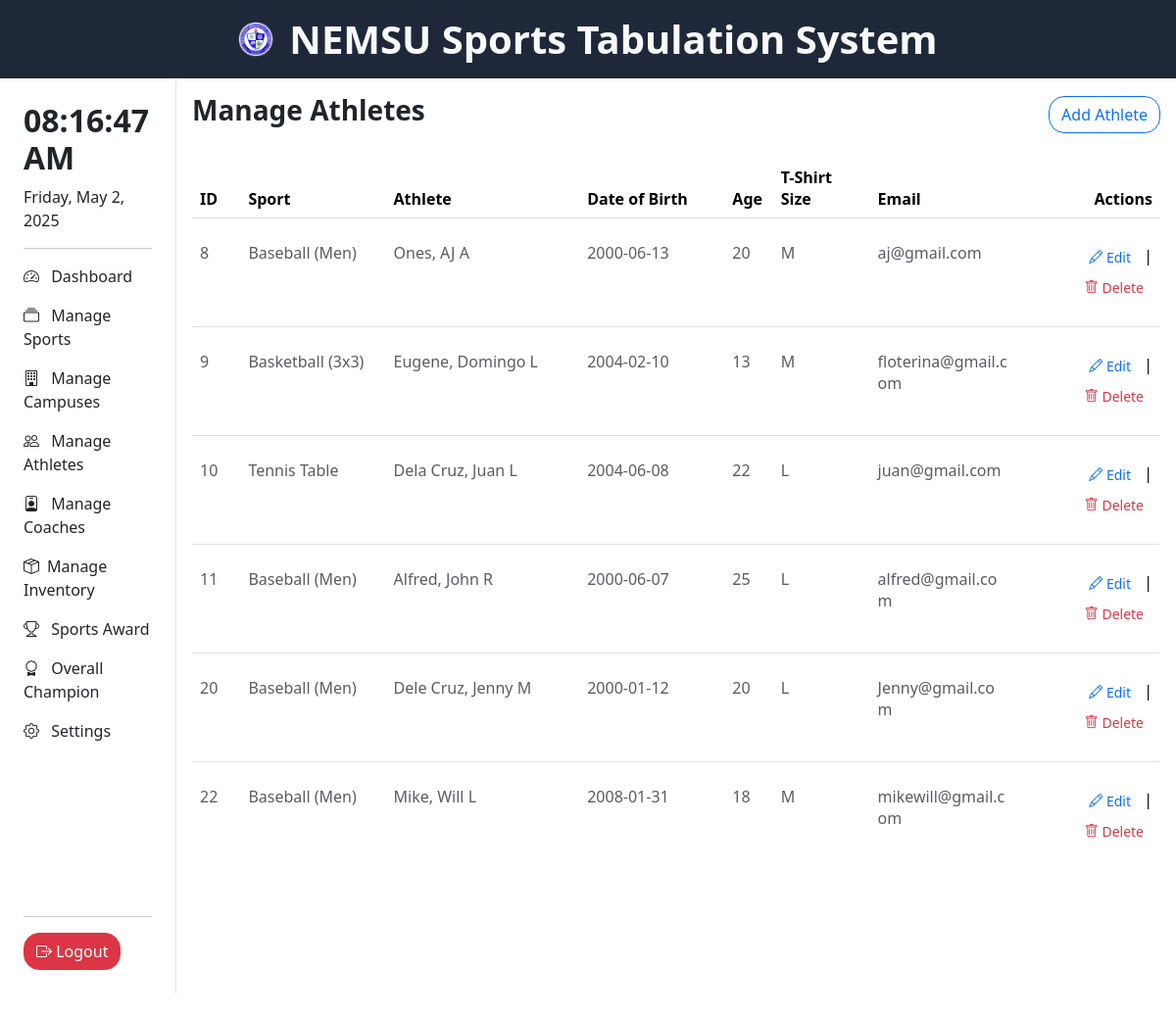
The page /pages/manage_athletes.php (signed in) on the database its author committed.
### tables this page shows
CREATE TABLE `athletes` (
  `id` int(11) NOT NULL,
  `sport_id` int(11) DEFAULT NULL,
  `last_name` varchar(100) DEFAULT NULL,
  `first_name` varchar(100) DEFAULT NULL,
  `middle_initial` char(1) DEFAULT NULL,
  `date_of_birth` date DEFAULT NULL,
  `age` int(11) DEFAULT NULL,
  `t_shirt_size` varchar(5) DEFAULT NULL,
  `email` varchar(100) DEFAULT NULL
);

CREATE TABLE `sports` (
  `id` int(11) NOT NULL,
  `name` varchar(255) NOT NULL,
  `description` varchar(500) NOT NULL
);

### pages/manage_athletes.php (the view, shortened to what this page needs)
<html lang="en">
<head>
    <?php include '../header.php'; ?>
</head>
<body>
    <div>
        <?php include 'head_nav.php'; ?>
        <div style="height: 90vh;" class="d-flex flex-row">
            <div style="width: 15%">
                <?php include 'navigation.php'; ?>
            </div>
            <div style="width: 85%">
                <div class="container p-3">
                <div class="d-flex justify-content-between align-items-center mb-4">
                    <h3 class="fw-bold">Manage Athletes</h3>
                    <button type="button" class="btn rounded-4 btn-outline-primary" data-bs-toggle="modal" data-bs-target="#addAthleteModal">
                        Add Athlete
                    </button>
                </div>
                <div style="overflow-y: auto; max-height: 70vh;">
                    <table class="table">
                        <thead>
                            <tr>
                                <th style="width: 5%;"><a href="?sort=id&order=<?php echo (isset($_GET['sort']) && $_GET['sort'] == 'id' && (!isset($_GET['order']) || $_GET['order'] == 'asc')) ? 'desc' : 'asc'; ?>" class="text-decoration-none text-black">ID </a></th>
                                <th style="width: 15%;"><a href="?sort=sport_id&order=<?php echo (isset($_GET['sort']) && $_GET['sort'] == 'sport_id' && (!isset($_GET['order']) || $_GET['order'] == 'asc')) ? 'desc' : 'asc'; ?>" class="text-decoration-none text-black">Sport </a></th>
                                <th style="width: 20%;"><a href="?sort=athlete_name&order=<?php echo (isset($_GET['sort']) && $_GET['sort'] == 'athlete_name' && (!isset($_GET['order']) || $_GET['order'] == 'asc')) ? 'desc' : 'asc'; ?>" class="text-decoration-none text-black">Athlete </a></th>
                                <th style="width: 15%;"><a href="?sort=date_of_birth&order=<?php echo (isset($_GET['sort']) && $_GET['sort'] == 'date_of_birth' && (!isset($_GET['order']) || $_GET['order'] == 'asc')) ? 'desc' : 'asc'; ?>" class="text-decoration-none text-black">Date of Birth </a></th>
                                <th style="width: 5%;"><a href="?sort=age&order=<?php echo (isset($_GET['sort']) && $_GET['sort'] == 'age' && (!isset($_GET['order']) || $_GET['order'] == 'asc')) ? 'desc' : 'asc'; ?>" class="text-decoration-none text-black">Age </a></th>
                                <th style="width: 10%;"><a href="?sort=t_shirt_size&order=<?php echo (isset($_GET['sort']) && $_GET['sort'] == 't_shirt_size' && (!isset($_GET['order']) || $_GET['order'] == 'asc')) ? 'desc' : 'asc'; ?>" class="text-decoration-none text-black">T-Shirt Size </a></th>
                                <th style="width: 15%;"><a href="?sort=email&order=<?php echo (isset($_GET['sort']) && $_GET['sort'] == 'email' && (!isset($_GET['order']) || $_GET['order'] == 'asc')) ? 'desc' : 'asc'; ?>" class="text-decoration-none text-black">Email </a></th>
                                <th style="width: 15%;" class="text-end">Actions</th>
                            </tr>
                        </thead>
                        <tbody>
                            <?php
                            $sort_column = isset($_GET['sort']) ? $_GET['sort'] : 'id';
                            $sort_order = isset($_GET['order']) && $_GET['order'] == 'desc' ? 'DESC' : 'ASC';
                            $query = "SELECT athletes.*, sports.name AS sport_name,
                                      CONCAT(athletes.last_name, ', ', athletes.first_name, ' ', athletes.middle_initial) AS athlete_name
                                      FROM athletes
                                      JOIN sports ON athletes.sport_id = sports.id
                                      ORDER BY $sort_column $sort_order";
                            $stmt = $conn->prepare($query);
                            $stmt->execute();
                            $result = $stmt->get_result();
                            if ($result && mysqli_num_rows($result) > 0) {
                                while ($athlete = mysqli_fetch_assoc($result)) {
                                    echo "<tr>";
                                    echo "<td class='text-muted py-4'>{$athlete['id']}</td>";
                                    echo "<td class='text-muted py-4'>{$athlete['sport_name']}</td>";
                                    echo "<td class='text-muted py-4'>{$athlete['athlete_name']}</td>";
                                    echo "<td class='text-muted py-4'>{$athlete['date_of_birth']}</td>";
                                    echo "<td class='text-muted py-4'>{$athlete['age']}</td>";
                                    echo "<td class='text-muted py-4'>{$athlete['t_shirt_size']}</td>";
                                    echo "<td class='text-muted py-4'>{$athlete['email']}</td>";
                                    echo "<td class='text-end py-4'>
                                        <a href='edit_athlete.php?id={$athlete['id']}' class='btn btn-sm text-primary'><i class='bi bi-pencil'></i> Edit</a> |
                                        <a href='delete_athlete.php?id={$athlete['id']}' class='btn btn-sm text-danger'><i class='bi bi-trash'></i> Delete</a>
                                    </td>";
                                    echo "</tr>";
                                }
                            } else {
                                echo "<tr><td colspan='10' class='text-center text-muted py-2'>No athletes found</td></tr>";
                            }
                            ?>
                        </tbody>
                    </table>
                </div>
                </div>
            </div>
        </div>
    </div>
</body>
</html>

### pages/manage_athletes.php (style rules this page uses)
table { width: 100%; table-layout: fixed; }
th, td { word-wrap: break-word; }

### rows shown on the page
athletes: id "8", sport.name "Baseball (Men)", athlete_name "Ones, AJ A", date_of_birth "2000-06-13", age "20", t_shirt_size "M", email "aj@gmail.com"
athletes: id "9", sport.name "Basketball (3x3)", athlete_name "Eugene, Domingo L", date_of_birth "2004-02-10", age "13", t_shirt_size "M", email "floterina@gmail.com"
athletes: id "10", sport.name "Tennis Table", athlete_name "Dela Cruz, Juan L", date_of_birth "2004-06-08", age "22", t_shirt_size "L", email "juan@gmail.com"
athletes: id "11", sport.name "Baseball (Men)", athlete_name "Alfred, John R", date_of_birth "2000-06-07", age "25", t_shirt_size "L", email "alfred@gmail.com"
athletes: id "20", sport.name "Baseball (Men)", athlete_name "Dele Cruz, Jenny M", date_of_birth "2000-01-12", age "20", t_shirt_size "L", email "Jenny@gmail.com"
athletes: id "22", sport.name "Baseball (Men)", athlete_name "Mike, Will L", date_of_birth "2008-01-31", age "18", t_shirt_size "M", email "mikewill@gmail.com"
